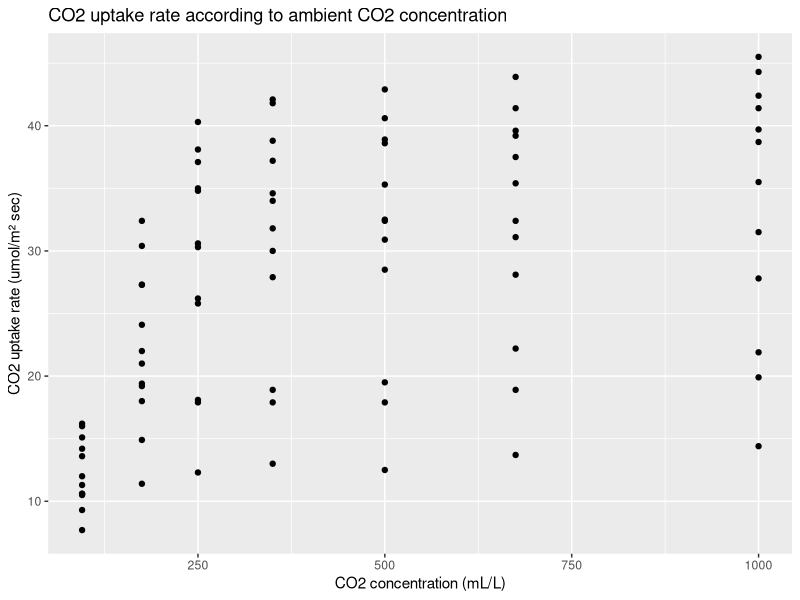
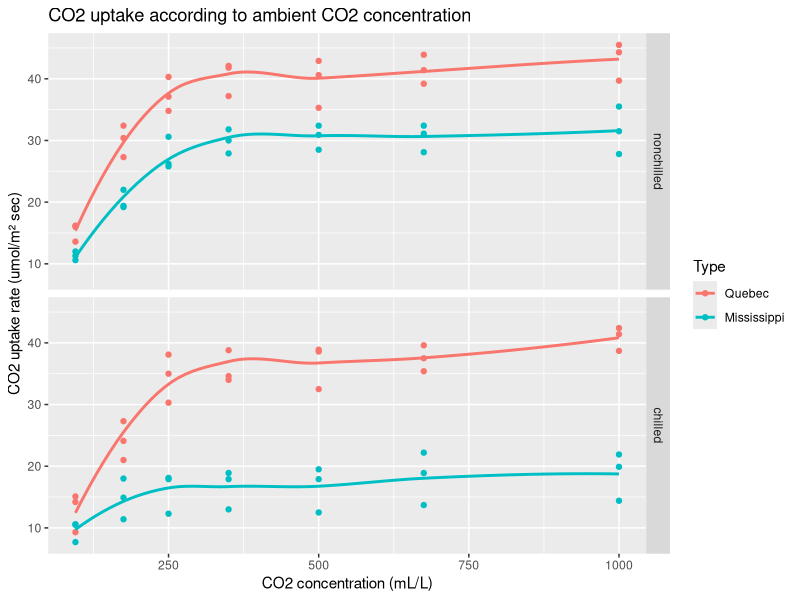
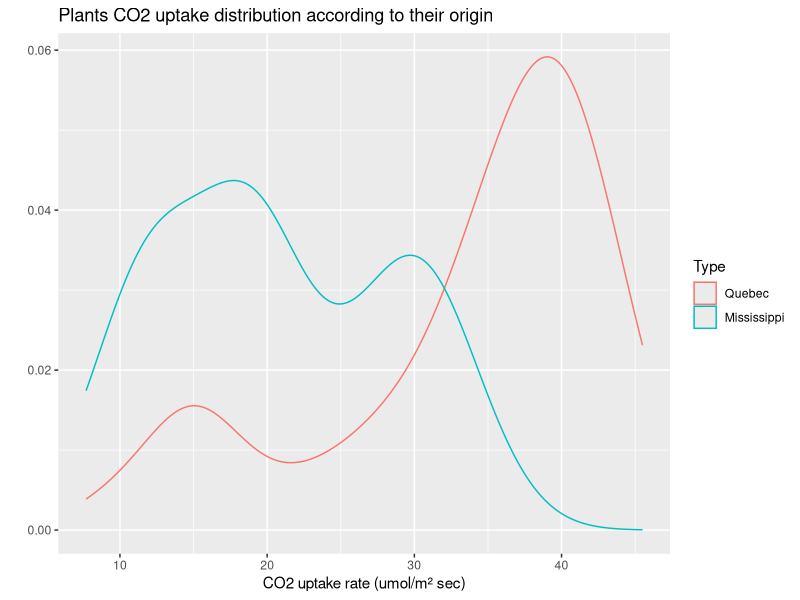
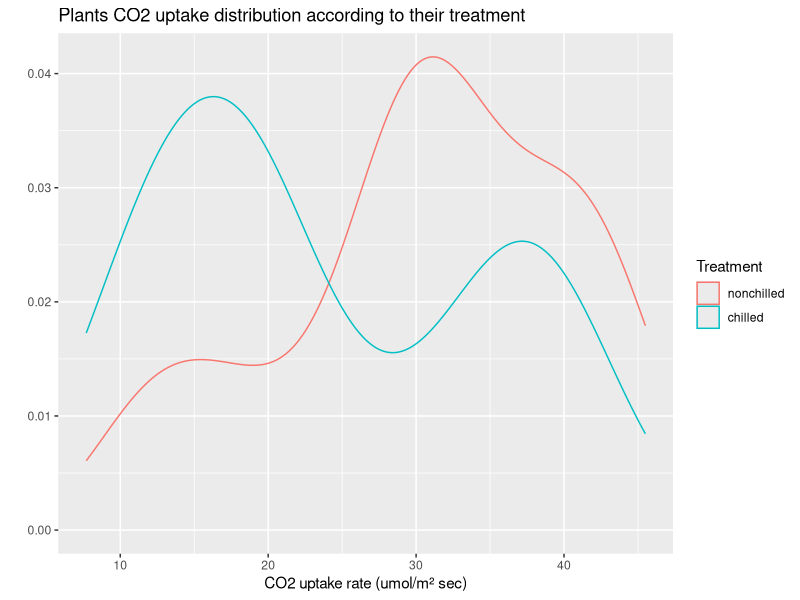
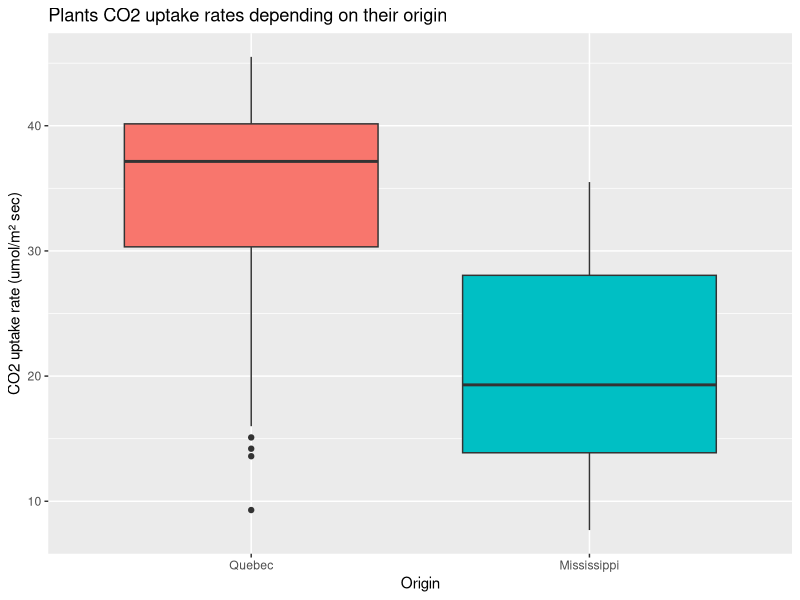
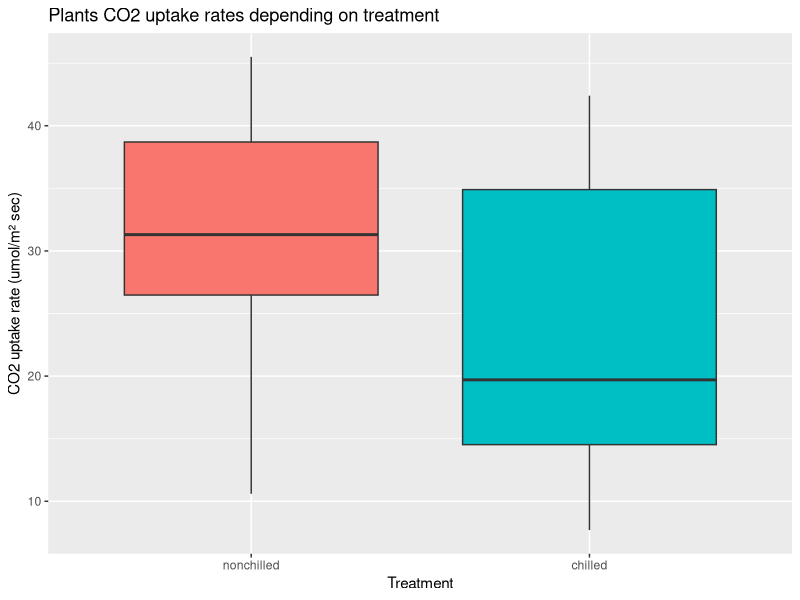
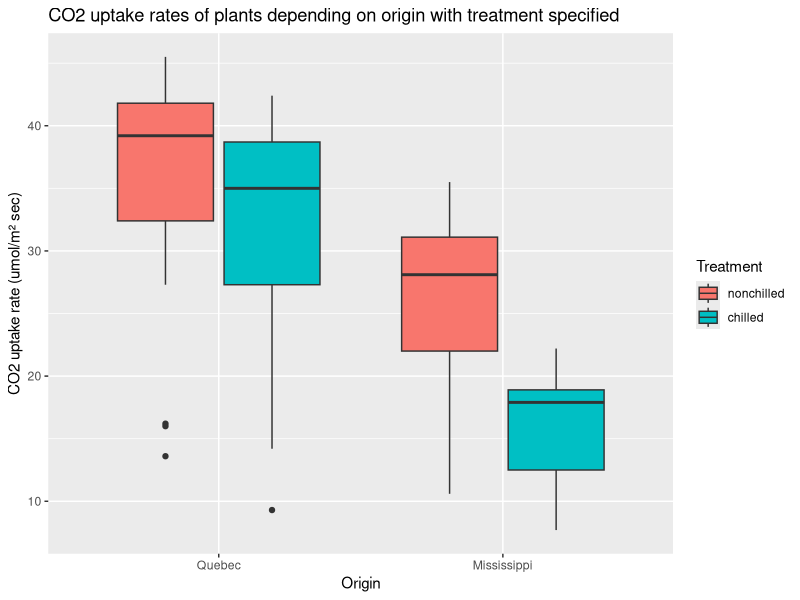
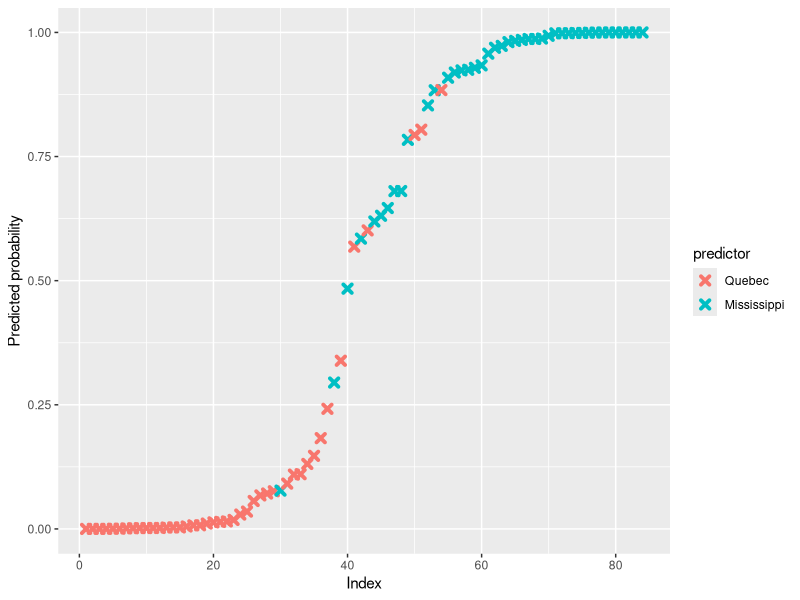

These figures' R source, in order:
## ---- chunk 1
knitr::opts_chunk$set(echo = TRUE, message = FALSE, warning = FALSE)
## ---- chunk 2
data(CO2)
dim(CO2)
names(CO2)
## ---- chunk 3
CO2
class(CO2)
str(CO2)
## ---- chunk 4
summary(CO2)
levels(CO2$Plant)
## ---- chunk 5
tapply(CO2$uptake, CO2$Type, summary)
## ---- chunk 6
tapply(CO2$uptake, CO2$Treatment, summary)
## ---- chunk 7
tapply(CO2$uptake, CO2$Plant, summary)
## ---- chunk 8
library(dplyr)
summarize(group_by(CO2, Type), average_uptake = mean(uptake))
summarize(group_by(CO2, Treatment), average_uptake = mean(uptake))
summarize(group_by(CO2, conc), average_uptake = mean(uptake))
## ---- chunk 9
library(ggplot2)
qplot(conc, uptake, data = CO2, geom = "point",
      main = "CO2 uptake rate according to ambient CO2 concentration",
      xlab = "CO2 concentration (mL/L)", ylab = "CO2 uptake rate (umol/m² sec)")
## ---- chunk 10
qplot(conc, uptake, facets = Treatment ~ ., data = CO2, color = Type,
      geom = c("point", "smooth"), se = FALSE,
      main = "CO2 uptake according to ambient CO2 concentration",
      xlab = "CO2 concentration (mL/L)", ylab = "CO2 uptake rate (umol/m² sec)")
## ---- chunk 11
qplot(uptake, data = CO2, color = Type, geom = "density",
      main = "Plants CO2 uptake distribution according to their origin",
      xlab = "CO2 uptake rate (umol/m² sec)")
qplot(uptake, data = CO2, color = Treatment, geom = "density",
      main = "Plants CO2 uptake distribution according to their treatment",
      xlab = "CO2 uptake rate (umol/m² sec)")
## ---- chunk 12
ggplot(CO2, aes(x=Type, y=uptake,  fill=Type)) +
  geom_boxplot(show.legend = FALSE) +
  ggtitle("Plants CO2 uptake rates depending on their origin") +
  xlab("Origin") + ylab("CO2 uptake rate (umol/m² sec)")
## ---- chunk 13
ggplot(CO2, aes(x=Treatment, y=uptake,  fill=Treatment)) +
  geom_boxplot(show.legend = FALSE) +
  ggtitle("Plants CO2 uptake rates depending on treatment") +
  xlab("Treatment") + ylab("CO2 uptake rate (umol/m² sec)")
## ---- chunk 14
ggplot(CO2, aes(x=Type, y=uptake, fill=Treatment)) + geom_boxplot() +
  ggtitle("CO2 uptake rates of plants depending on origin with treatment specified") +
  xlab("Origin") + ylab("CO2 uptake rate (umol/m² sec)")
## ---- chunk 15
t.test(CO2$uptake~CO2$Treatment)
## ---- chunk 16
t.test(CO2$uptake~CO2$Type)
## ---- chunk 17
anova(lm(CO2$uptake ~ CO2$Type*CO2$Treatment))
## ---- chunk 18
cor.test(CO2$uptake, CO2$conc)
## ---- chunk 19
cor.test(CO2$uptake, log(CO2$conc))
## ---- chunk 20
model <- glm(Type ~ uptake + Treatment + log(conc), family = binomial, data = CO2)
summary(model)

pred <- predict(model, type = "response")
y_pred <- ifelse(pred > 0.5, "Mississippi", "Quebec")
table(y_pred, CO2$Type, dnn = c("Predicted", "Observed"))
mean(y_pred == CO2$Type)
## ---- chunk 21
predicted_data <- data.frame(probability=model$fitted.values, predictor=CO2$Type)
predicted_data <- predicted_data[order(predicted_data$probability),]
predicted_data$rank <- 1:nrow(predicted_data)

ggplot(data = predicted_data, aes(x=rank, y=probability)) +
  geom_point(aes(color=predictor), alpha=1, shape=4, stroke=2) +
  xlab("Index") +
  ylab("Predicted probability")
model$coefficients
## ---- chunk 22
model <- glm(Treatment ~ uptake + Type + log(conc), family = binomial, data = CO2)
summary(model)

pred <- predict(model, type = "response")
y_pred <- ifelse(pred > 0.5, "chilled", "nonchilled")
table(y_pred, CO2$Treatment, dnn = c("Predicted", "Observed"))
mean(y_pred == CO2$Treatment)
## ---- chunk 23
predicted_data <- data.frame(probability=model$fitted.values, predictor=CO2$Treatment)
predicted_data <- predicted_data[order(predicted_data$probability),]
predicted_data$rank <- 1:nrow(predicted_data)

ggplot(data = predicted_data, aes(x=rank, y=probability)) +
  geom_point(aes(color=predictor), alpha=1, shape=4, stroke=2) +
  xlab("Index") +
  ylab("Predicted probability")
model$coefficients
## ---- chunk 24
model <- lm(uptake ~ log(conc) + Type + Treatment, data=CO2)
summary(model)
